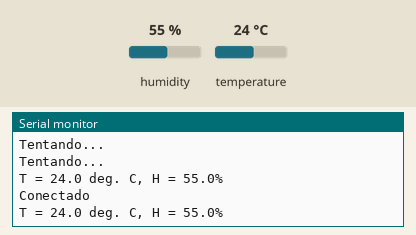
Simulated run of this sketch. Board: Arduino Mega 2560, built with avr-gcc and run on an emulated ATmega2560. On the bench: the last lines printed to the serial monitor. The test bench sets the inputs (shaded band); at power-on: humidity 55 %, temperature 24 °C. WiFi joins after 1.5 s; servers stay silent unless stated.

Above: at 15.2 s.
15.3 s: humidity set to 22 %
At 25.8 s:
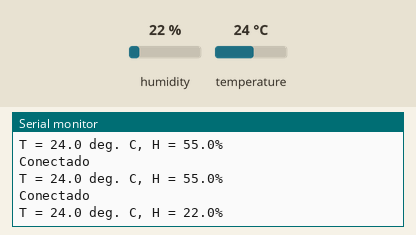
26.1 s: temperature set to 12 °C
At 35.3 s:
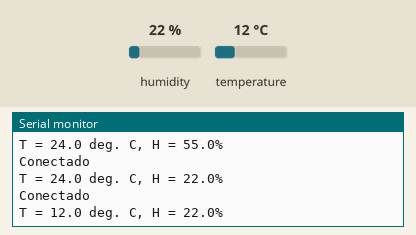
36.9 s: humidity set to 40 %
At 45.7 s:
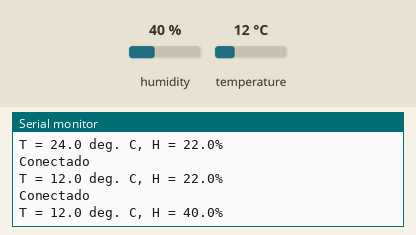
Timing chart, 0 to 47.2 s (numbered marks = the images above; inputs shaded):
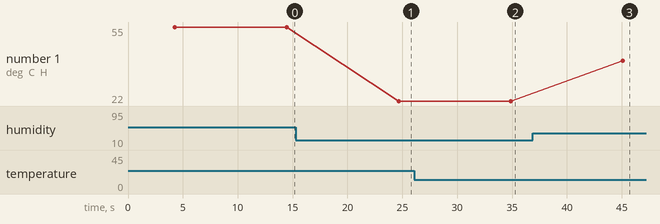

The sketch:

arduino-ethernet-connection.ino
```cpp
#include <SPI.h>
#include <Ethernet.h>
#include <dht_nonblocking.h>

#define TARGET_IP "192.168.0.200"
#define TARGET_PORT 3000
#define DHT_SENSOR_TYPE DHT_TYPE_22

static const int DHT_SENSOR_PIN = 53;
DHT_nonblocking dht_sensor( DHT_SENSOR_PIN, DHT_SENSOR_TYPE );

byte mac[] = { 0x90, 0xA2, 0xDA, 0x0D, 0x83, 0x9D };
byte ip[] = { 192, 168, 0, 010 }; // Deve ser único na rede local
byte gateway[] = { 192, 168, 0, 1 }; // Deixei isso para consultas no caso de você precisar deles
byte subnet[] = { 255, 255, 255, 0 }; // Deixei isso para consultas no caso de você precisar deles

EthernetServer server(80);
EthernetClient client;


void setup()
{
  Ethernet.begin(mac, ip);
  server.begin();
  Serial.begin(9600); //Apenas para a saída para que possamos ver se o seu trabalho
}


/*
   Poll for a measurement, keeping the state machine alive.  Returns
   true if a measurement is available.
*/
static bool measure_environment( float *temperature, float *humidity )
{
  static unsigned long measurement_timestamp = millis( );

  /* Measure once every four seconds. */
  if ( millis( ) - measurement_timestamp > 4000ul )
  {
    if ( dht_sensor.measure( temperature, humidity ) == true )
    {
      measurement_timestamp = millis( );
      return ( true );
    }
  }

  return ( false );
}


void loop() {

  if (client.connect(TARGET_IP, TARGET_PORT))  {

    Serial.println("Conectado"); //Isso não é necessário, apenas para o gabarito
    Serial.println();

    float temperature;
    float humidity;

    /* Measure temperature and humidity.  If the functions returns
       true, then a measurement is available. */

    while (measure_environment( &temperature, &humidity ) == false) {
      Serial.println("Tentando...");
    }

    Serial.print( "T = " );
    Serial.print( temperature, 1 );
    Serial.print( " deg. C, H = " );
    Serial.print( humidity, 1 );
    Serial.println( "%" );

    //String values = "{\"latitude\":\"4\",\"longitude\":\"452\",\"temperature\":\"" + String(humidity) + "\"}";
    String values = "{\"latitude\":\"4\",\"longitude\":\"452\",\"temperature\":\"" + String(temperature) + "\",\"humidity\":\"" + String(humidity) + "\"}";

    int str_len = values.length() + 1;

    // Prepare the character array (the buffer)
    char char_array[str_len];

    // Copy it over
    values.toCharArray(char_array, str_len);

    client.println("POST /coordinates/ HTTP/1.1");
    client.println("Host: " + String(TARGET_IP) + ":" + String(TARGET_PORT));
    client.println("User-Agent: arduino/1.8.9");

    client.println("Content-Type:  application/json");
    client.print("Content-Length: ");
    client.println(strlen(char_array));
    client.println("Connection: close");
    client.println();
    client.println(char_array);
    client.stop();    // Closing connection to server


  } else {
    Serial.println("Connection Failed.");
    Serial.println();
  }
  delay(10000);
}
```

Measured:
- after the input at 15.3 s, the serial monitor: prints a new line after 9.4 s (image 1)
- after the input at 26.1 s, the serial monitor: prints a new line after 8.8 s (image 2)
- after the input at 36.9 s, the serial monitor: prints a new line after 8.2 s (image 3)
- plotted number 1: 55 → 22 after the input at 15.3 s, 22 → 40 after the input at 36.9 s
